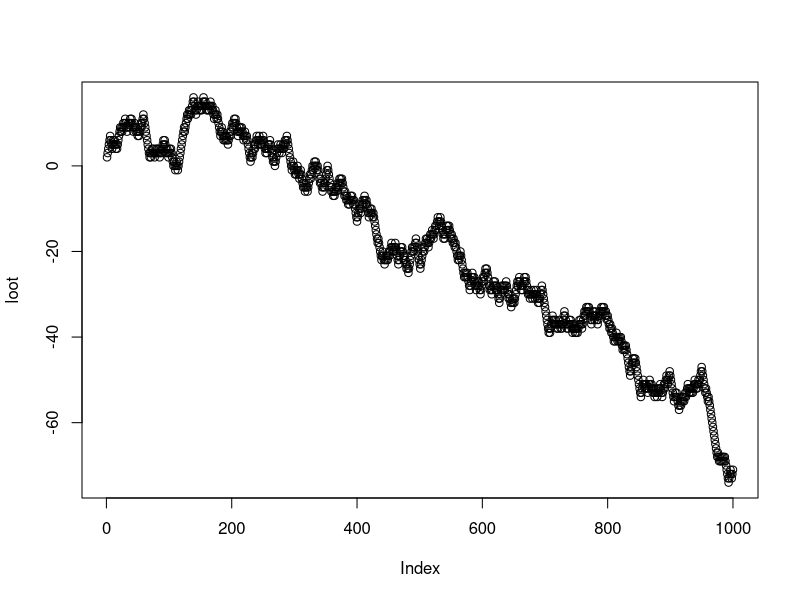

Generate this figure with R:
## ---- chunk 1
Roulette <- data.frame(1:38)
Roulette$number[1] <- '0'
Roulette$color[1] <- 'green'
Roulette$number[2] <- '00'
Roulette$color[2] <- 'green'
for (i in 3:38){
  Roulette$number[i] <- i-2
  if (i%%2==0){
    Roulette$color[i] <- 'black'
  } else {
    Roulette$color[i] <- 'red'
  }
}
## ---- chunk 2
games <- sample(Roulette$color, 1000, replace=TRUE, prob=NULL)
loot <-1:1000;
win <-1;
for (i in 1:1000){
  if (games[i] == 'red'){
    win = win + 1;
  } else {
    win = win -1
  }
  loot[i] <- win
}
plot(loot)
